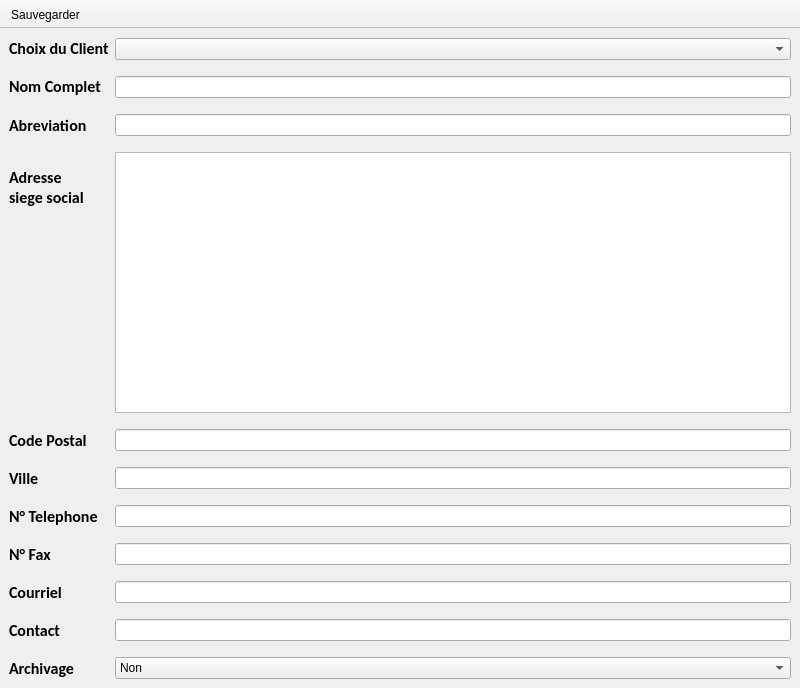
<?xml version="1.0" encoding="UTF-8"?>
<ui version="4.0">
 <class>Modification_Entite_Client</class>
 <widget class="QMainWindow" name="Modification_Entite_Client">
  <property name="geometry">
   <rect>
    <x>0</x>
    <y>0</y>
    <width>800</width>
    <height>688</height>
   </rect>
  </property>
  <property name="windowTitle">
   <string>Modification Entite Client</string>
  </property>
  <widget class="QWidget" name="centralWidget">
   <layout class="QVBoxLayout" name="verticalLayout">
    <item>
     <layout class="QFormLayout" name="formLayout">
      <property name="fieldGrowthPolicy">
       <enum>QFormLayout::AllNonFixedFieldsGrow</enum>
      </property>
      <property name="horizontalSpacing">
       <number>6</number>
      </property>
      <property name="verticalSpacing">
       <number>16</number>
      </property>
      <item row="0" column="0">
       <widget class="QLabel" name="label_10">
        <property name="sizePolicy">
         <sizepolicy hsizetype="Preferred" vsizetype="Fixed">
          <horstretch>0</horstretch>
          <verstretch>2</verstretch>
         </sizepolicy>
        </property>
        <property name="font">
         <font>
          <family>Calibri</family>
          <pointsize>12</pointsize>
          <weight>75</weight>
          <bold>true</bold>
         </font>
        </property>
        <property name="text">
         <string>Choix du Client</string>
        </property>
       </widget>
      </item>
      <item row="0" column="1">
       <widget class="QComboBox" name="comboBox_select_client"/>
      </item>
      <item row="1" column="0">
       <widget class="QLabel" name="label">
        <property name="sizePolicy">
         <sizepolicy hsizetype="Preferred" vsizetype="Fixed">
          <horstretch>0</horstretch>
          <verstretch>2</verstretch>
         </sizepolicy>
        </property>
        <property name="font">
         <font>
          <family>Calibri</family>
          <pointsize>12</pointsize>
          <weight>75</weight>
          <bold>true</bold>
         </font>
        </property>
        <property name="text">
         <string>Nom Complet</string>
        </property>
       </widget>
      </item>
      <item row="1" column="1">
       <widget class="QLineEdit" name="lineEdit_client_nom">
        <property name="sizePolicy">
         <sizepolicy hsizetype="Expanding" vsizetype="Expanding">
          <horstretch>0</horstretch>
          <verstretch>0</verstretch>
         </sizepolicy>
        </property>
       </widget>
      </item>
      <item row="2" column="0">
       <widget class="QLabel" name="label_2">
        <property name="font">
         <font>
          <family>Calibri</family>
          <pointsize>12</pointsize>
          <weight>75</weight>
          <bold>true</bold>
         </font>
        </property>
        <property name="text">
         <string>Abreviation</string>
        </property>
       </widget>
      </item>
      <item row="2" column="1">
       <widget class="QLineEdit" name="lineEdit__client_abrev"/>
      </item>
      <item row="3" column="0">
       <widget class="QLabel" name="label_3">
        <property name="font">
         <font>
          <family>Calibri</family>
          <pointsize>12</pointsize>
          <weight>75</weight>
          <bold>true</bold>
         </font>
        </property>
        <property name="text">
         <string>Adresse 
siege social</string>
        </property>
       </widget>
      </item>
      <item row="3" column="1">
       <widget class="QTextEdit" name="textEdit_client_adresse"/>
      </item>
      <item row="4" column="0">
       <widget class="QLabel" name="label_4">
        <property name="font">
         <font>
          <family>Calibri</family>
          <pointsize>12</pointsize>
          <weight>75</weight>
          <bold>true</bold>
         </font>
        </property>
        <property name="text">
         <string>Code Postal</string>
        </property>
       </widget>
      </item>
      <item row="4" column="1">
       <widget class="QLineEdit" name="lineEdit__client_code_p"/>
      </item>
      <item row="5" column="0">
       <widget class="QLabel" name="label_5">
        <property name="font">
         <font>
          <family>Calibri</family>
          <pointsize>12</pointsize>
          <weight>75</weight>
          <bold>true</bold>
         </font>
        </property>
        <property name="text">
         <string>Ville</string>
        </property>
       </widget>
      </item>
      <item row="5" column="1">
       <widget class="QLineEdit" name="lineEdit__client_ville"/>
      </item>
      <item row="6" column="0">
       <widget class="QLabel" name="label_6">
        <property name="font">
         <font>
          <family>Calibri</family>
          <pointsize>12</pointsize>
          <weight>75</weight>
          <bold>true</bold>
         </font>
        </property>
        <property name="text">
         <string>N° Telephone</string>
        </property>
       </widget>
      </item>
      <item row="6" column="1">
       <widget class="QLineEdit" name="lineEdit__client_tel"/>
      </item>
      <item row="7" column="0">
       <widget class="QLabel" name="label_7">
        <property name="font">
         <font>
          <family>Calibri</family>
          <pointsize>12</pointsize>
          <weight>75</weight>
          <bold>true</bold>
         </font>
        </property>
        <property name="text">
         <string>N° Fax</string>
        </property>
       </widget>
      </item>
      <item row="7" column="1">
       <widget class="QLineEdit" name="lineEdit__client_fax"/>
      </item>
      <item row="8" column="0">
       <widget class="QLabel" name="label_8">
        <property name="font">
         <font>
          <family>Calibri</family>
          <pointsize>12</pointsize>
          <weight>75</weight>
          <bold>true</bold>
         </font>
        </property>
        <property name="text">
         <string>Courriel</string>
        </property>
       </widget>
      </item>
      <item row="8" column="1">
       <widget class="QLineEdit" name="lineEdit__client_courriel"/>
      </item>
      <item row="9" column="0">
       <widget class="QLabel" name="label_9">
        <property name="font">
         <font>
          <family>Calibri</family>
          <pointsize>12</pointsize>
          <weight>75</weight>
          <bold>true</bold>
         </font>
        </property>
        <property name="text">
         <string>Contact</string>
        </property>
       </widget>
      </item>
      <item row="9" column="1">
       <widget class="QLineEdit" name="lineEdit__client_contact"/>
      </item>
      <item row="10" column="1">
       <widget class="QComboBox" name="comboBox_archivage">
        <item>
         <property name="text">
          <string>Non</string>
         </property>
        </item>
        <item>
         <property name="text">
          <string>Oui</string>
         </property>
        </item>
       </widget>
      </item>
      <item row="10" column="0">
       <widget class="QLabel" name="label_11">
        <property name="font">
         <font>
          <family>Calibri</family>
          <pointsize>12</pointsize>
          <weight>75</weight>
          <bold>true</bold>
         </font>
        </property>
        <property name="text">
         <string>Archivage</string>
        </property>
       </widget>
      </item>
     </layout>
    </item>
   </layout>
  </widget>
  <widget class="QToolBar" name="toolBar">
   <property name="windowTitle">
    <string>toolBar</string>
   </property>
   <property name="movable">
    <bool>false</bool>
   </property>
   <property name="allowedAreas">
    <set>Qt::NoToolBarArea</set>
   </property>
   <attribute name="toolBarArea">
    <enum>TopToolBarArea</enum>
   </attribute>
   <attribute name="toolBarBreak">
    <bool>false</bool>
   </attribute>
   <addaction name="actionSauvegarder"/>
  </widget>
  <action name="actionSauvegarder">
   <property name="icon">
    <iconset resource="icones.qrc">
     <normaloff>:/Sauvegarde/b_1_q_0_p_0.jpg</normaloff>:/Sauvegarde/b_1_q_0_p_0.jpg</iconset>
   </property>
   <property name="text">
    <string>Sauvegarder</string>
   </property>
  </action>
 </widget>
 <resources>
  <include location="icones.qrc"/>
 </resources>
 <connections/>
</ui>
